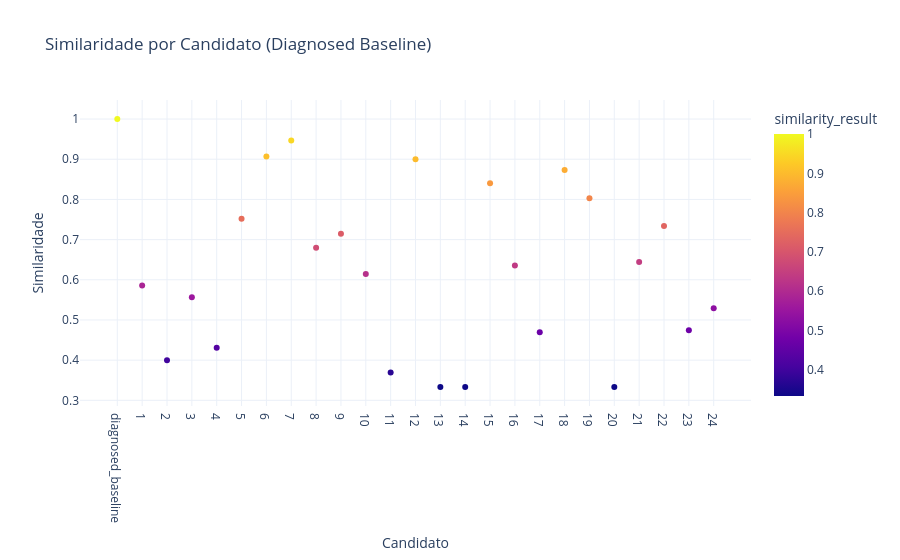

Notebook code for this chart:
### Code cell
import plotly.express as px

fig = px.scatter(
    df_baseline,
    x='candidate_name',           # eixo X: nome do candidato
    y='similarity_result',        # eixo Y: similaridade
    color='similarity_result',    # cor dos pontos pela similaridade
    hover_data=['candidate_given', 'candidate_then'],  # informações extras no hover
    title='Similaridade por Candidato (Diagnosed Baseline)'
)
fig.update_layout(
    xaxis_title='Candidato',
    yaxis_title='Similaridade',
    template='plotly_white'
)
fig.show()

### Figure 1 — Plotly figure (JSON) as saved in the notebook; plotly's stock layout.template omitted (floating-point values rounded to 4 significant figures)
{"data": [{"customdata": [["p1 >= 50 AND p2 >= 50 AND p3 >= 50 AND p4 >= 50 AND p5 >= 50", "p6 >= 50 AND p7 >= 50 AND p8 >= 50 AND p9 >= 50 AND p10 >= 50"], ["p1 <= 40 AND p2 >= 55 AND p3 >= 50 AND p4 <= 60 AND p5 <= 50", "p10 >= 55 AND p16 > 60 AND p6 < 65 AND p7 <= 50 AND p8 <= 40 AND p9 > 40"], ["p4 < 60 AND p8 > 55 AND p1 >= 50 AND p14 <= 40", "p14 > 65 AND p17 <= 60 AND p1 > 40 AND p6 >= 50 AND p13 > 60"], ["p1 < 40 AND p2 > 55 AND p3 < 60 AND p4 > 60 AND p5 < 45", "p10 > 65 AND p6 <= 65 AND p7 < 40 AND p8 > 65 AND p9 < 45"], ["p9 < 65 AND p20 < 50 AND p2 >= 45 AND p16 >= 60 AND p4 > 65 AND p19 > 60", "p3 < 65 AND p16 < 40 AND p8 >= 55 AND p18 >= 45 AND p15 > 50 AND p12 > 50"], ["p1 >= 45 AND p2 < 65 AND p3 >= 55 AND p4 >= 40 AND p5 >= 45", "p10 < 45 AND p6 <= 50 AND p7 >= 40 AND p8 >= 45 AND p9 >= 40"], ["p1 >= 55 AND p18 >= 55 AND p2 >= 60 AND p3 >= 50 AND p4 >= 50 AND p5 >= 60", "p10 >= 60 AND p6 >= 60 AND p7 >= 55 AND p8 >= 55 AND p9 >= 60"], ["p1 >= 50 AND p2 >= 50 AND p20 >= 60 AND p3 >= 55 AND p4 >= 55 AND p5 >= 55", "p10 >= 50 AND p6 >= 50 AND p7 >= 60 AND p8 >= 50 AND p9 >= 60"], ["p1 >= 60 AND p2 > 60 AND p3 >= 65 AND p4 < 40 AND p5 <= 45", "p10 >= 50 AND p6 < 55 AND p7 > 45 AND p8 > 40 AND p9 <= 60"], ["p1 >= 55 AND p17 <= 60 AND p2 > 60 AND p3 > 45 AND p4 >= 45 AND p5 < 55", "p10 < 55 AND p6 < 60 AND p7 >= 65 AND p8 > 65 AND p9 >= 65"], ["p1 >= 40 AND p3 > 45 AND p5 > 55 AND p17 > 55 AND p18 < 65", "p15 > 65 AND p6 > 45 AND p17 > 60 AND p10 > 50"], ["p17 <= 45 AND p18 < 60 AND p4 > 55", "p13 < 60 AND p19 <= 50 AND p15 >= 55 AND p16 >= 60 AND p12 < 60 AND p8 > 60"], ["p1 >= 60 AND p2 >= 60 AND p3 >= 60 AND p4 >= 60 AND p5 >= 55", "p10 >= 55 AND p16 >= 60 AND p6 >= 60 AND p7 >= 50 AND p8 >= 60 AND p9 >= 50"], ["p16 <= 45 AND p13 < 45 AND p1 >= 50 AND p3 < 55 AND p14 >= 50", "p8 < 60 AND p18 >= 45 AND p19 < 50"], ["p7 > 55 AND p6 > 45 AND p19 < 55 AND p18 <= 40 AND p11 > 40 AND p8 <= 55", "p3 >= 55 AND p7 > 40 AND p11 <= 65 AND p10 < 50"], ["p1 >= 55 AND p13 >= 50 AND p2 >= 60 AND p3 >= 55 AND p4 >= 60 AND p5 >= 60", "p10 >= 55 AND p16 >= 60 AND p7 >= 55 AND p8 >= 50 AND p9 >= 60"], ["p1 > 40 AND p19 <= 65 AND p2 > 65 AND p3 >= 65 AND p4 >= 50 AND p5 < 65", "p10 <= 65 AND p6 <= 65 AND p7 >= 55 AND p8 <= 45 AND p9 < 55"], ["p3 > 50 AND p18 <= 65 AND p4 >= 50 AND p13 >= 45", "p9 > 65 AND p2 <= 55 AND p17 >= 60"], ["p1 >= 50 AND p19 >= 50 AND p3 >= 55 AND p4 >= 60 AND p5 >= 55", "p10 >= 60 AND p18 >= 55 AND p6 >= 50 AND p7 >= 55 AND p8 >= 50 AND p9 >= 50"], ["p1 > 40 AND p2 > 65 AND p3 >= 65 AND p4 > 50 AND p5 > 60", "p10 > 45 AND p6 > 50 AND p7 >= 55 AND p8 <= 55 AND p9 < 65"], ["p7 < 45 AND p18 < 55 AND p12 < 60 AND p10 <= 55", "p17 > 45 AND p9 < 55 AND p2 <= 40 AND p1 > 65 AND p10 > 40"], ["p1 >= 60 AND p2 >= 45 AND p3 > 45 AND p4 <= 50 AND p5 <= 65", "p10 <= 60 AND p6 > 60 AND p7 <= 50 AND p8 < 60 AND p9 >= 55"], ["p1 < 40 AND p2 > 65 AND p3 >= 45 AND p4 >= 55 AND p5 >= 40", "p10 >= 45 AND p20 >= 45 AND p6 <= 50 AND p7 > 50 AND p8 <= 65 AND p9 >= 65"], ["p18 >= 50 AND p3 < 45 AND p1 > 45 AND p5 > 50 AND p20 > 40 AND p2 <= 45 AND p19 >= 50", "p7 >= 50 AND p13 <= 45 AND p12 <= 50 AND p19 < 50 AND p10 <= 45 AND p14 <= 55 AND p9 > 60"], ["p4 < 60 AND p14 <= 65 AND p10 < 45 AND p13 > 55 AND p3 >= 40 AND p1 >= 40", "p14 >= 60 AND p1 <= 65 AND p9 > 65 AND p10 > 55 AND p7 > 40"]], "hovertemplate": "candidate_name=%{x}<br>similarity_result=%{marker.color}<br>candidate_given=%{customdata[0]}<br>candidate_then=%{customdata[1]}<extra></extra>", "legendgroup": "", "marker": {"color": [1.0, 0.5857, 0.4, 0.5567, 0.4309, 0.7518, 0.9068, 0.9468, 0.6795, 0.7147, 0.6145, 0.3694, 0.9001, 0.3333, 0.3333, 0.8401, 0.6357, 0.4694, 0.8735, 0.8028, 0.3333, 0.6445, 0.7336, 0.4745, 0.5294], "coloraxis": "coloraxis", "symbol": "circle"}, "mode": "markers", "name": "", "orientation": "v", "showlegend": false, "type": "scatter", "x": ["diagnosed_baseline", "1", "2", "3", "4", "5", "6", "7", "8", "9", "10", "11", "12", "13", "14", "15", "16", "17", "18", "19", "20", "21", "22", "23", "24"], "xaxis": "x", "y": [1.0, 0.5857, 0.4, 0.5567, 0.4309, 0.7518, 0.9068, 0.9468, 0.6795, 0.7147, 0.6145, 0.3694, 0.9001, 0.3333, 0.3333, 0.8401, 0.6357, 0.4694, 0.8735, 0.8028, 0.3333, 0.6445, 0.7336, 0.4745, 0.5294], "yaxis": "y"}], "layout": {"coloraxis": {"colorbar": {"title": {"text": "similarity_result"}}, "colorscale": [[0, "#0d0887"], [0.1111, "#46039f"], [0.2222, "#7201a8"], [0.3333, "#9c179e"], [0.4444, "#bd3786"], [0.5556, "#d8576b"], [0.6667, "#ed7953"], [0.7778, "#fb9f3a"], [0.8889, "#fdca26"], [1, "#f0f921"]]}, "legend": {"tracegroupgap": 0}, "title": {"text": "Similaridade por Candidato (Diagnosed Baseline)"}, "xaxis": {"anchor": "y", "domain": [0, 1], "title": {"text": "Candidato"}}, "yaxis": {"anchor": "x", "domain": [0, 1], "title": {"text": "Similaridade"}}}}
